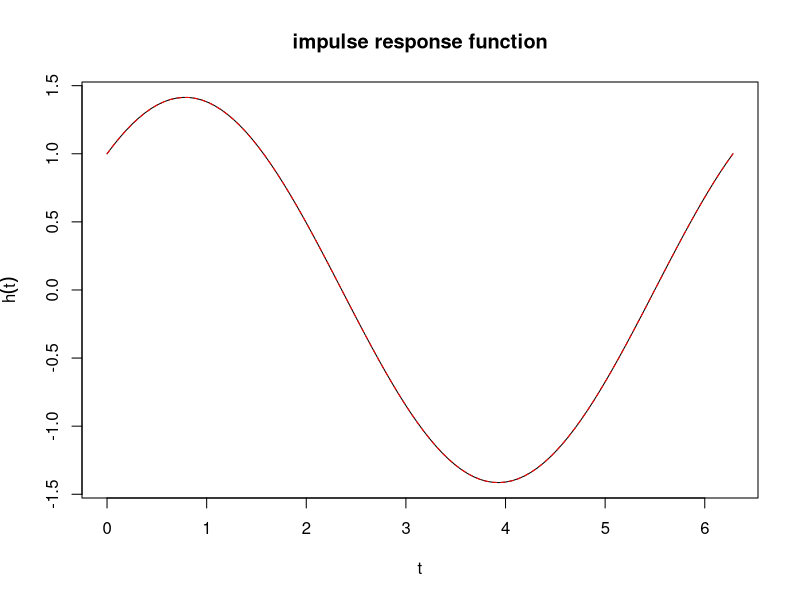

Source code (R): (Note: this script raises an error after producing the figure.)
## ---- chunk 1
library(expm)
library(knitr)
library(parallel)
fig.dim <- 5
knitr::opts_chunk$set(fig.height=fig.dim,fig.width=2*fig.dim,fig.align='center')
## ---- chunk 2
A0 <- matrix(c(0,-1,1,0), nrow=2)
B <- matrix(c(1,1), ncol=1)
C <- matrix(c(1,0), nrow=1)
V <- function (tau) { matrix(c(1,tau,0,1-tau), nrow=2) }
Vinv <- function (tau) { matrix(c(1,-tau/(1-tau),0,1/(1-tau)), nrow=2) }
At <- function (tau) { V(tau) %*% A0 %*% Vinv(tau) }
A_fn <- function (tau) { 
    matrix(c(-tau/(1-tau), -(tau^2+(1-tau)^2)/(1-tau), 
             1/(1-tau), tau/(1-tau)), nrow=2) 
}
h <- function (t,tau=0,A=A_fn(tau)) { sapply(t, function (tt) C %*% expm(tt*A) %*% B) }
## ---- chunk 3
tt <- seq(0,2*pi, length.out=100)
plot(tt, sapply(tt, h), type='l',
     xlab='t', ylab=expression(h(t)), main='impulse response function')
lines(tt, sin(tt)+cos(tt), col='red', lty=2)
## ---- chunk 4
D <- function (A, upper=100, ...) {
    f <- function (t) {
        exp(-t/(4*pi)) * ( h(t,A=A) - cos(t) - sin(t) )^2
    }
    integrate(f, lower=0, upper=upper, ...)$value
}
## ---- chunk 5
D(A(2))
## ---- chunk 6
F1 <- function (tau1,tau2) { (A_fn(tau1)+A_fn(tau2))/2 }

gamete <- function (X,Y,rows) { 
    out <- X
    out[rows,] <- Y[rows,]
    return(out)
}

F2 <- function (tau1, tau2, rows1, rows2) {
    (gamete(A_fn(tau1), A_fn(tau2), rows1) + gamete(A_fn(tau1), A_fn(tau2), rows2))/2
}

random_F2 <- function (tau1, tau2) {
    rows1 <- (rbinom(2,size=1,prob=1/2)>0)
    rows2 <- (rbinom(2,size=1,prob=1/2)>0)

    F2(tau1, tau2, rows1, rows2)
}

all_F2s <- function (tau1, tau2) {
    all_rows <- as.matrix(do.call( expand.grid, list(c(TRUE,FALSE))[rep(1,4)] ))
    lapply(1:nrow(all_rows), function (k) {
                x <- all_rows[k,]
                F2(tau1, tau2, x[1:2], x[3:4])
            })
}

## ---- chunk 7
dtau <- .01
tt <- seq(0,6*2*pi, length.out=500)
hh <- sapply( list(A_fn(2), A_fn(2+dtau), F1(2, 2+dtau)), function (A) { sapply(tt, h, A=A) } )
matplot(tt, hh, type='l', main=sprintf("Parental phenotypes and F1s at dtau=%s", dtau), lty=c(1,1,2), col=1:3, xlab="time", ylab="phenotype")
legend("topright", lty=c(1,1,2), col=1:3,
        legend=c(expression(tau==2), expression(tau==2+dtau), "F1"))
# now the F2s
hh <- sapply( all_F2s(2, 2+dtau), function (A) { sapply(tt, h, A=A) } )
matplot(tt, hh, type='l', main="F2s", xlab="time", ylab="phenotype")
## ---- chunk 8
dtau <- .1
tt <- seq(0,6*2*pi, length.out=500)
hh <- sapply( list(A_fn(2), A_fn(2+dtau), F1(2, 2+dtau)), function (A) { sapply(tt, h, A=A) } )
matplot(tt, hh, type='l', main=sprintf("Parental phenotypes and F1s at dtau=%s", dtau), lty=c(1,1,2), col=1:3, xlab="time", ylab="phenotype")
legend("topright", lty=c(1,1,2), col=1:3,
        legend=c(expression(tau==2), expression(tau==2+dtau), "F1"))
# now the F2s
hh <- sapply( all_F2s(2, 2+dtau), function (A) { sapply(tt, h, A=A) } )
matplot(tt, hh, type='l', main="F2s", xlab="time", ylab="phenotype")
## ---- chunk 9
sort(round(sapply(all_F2s(2, 2+dtau), function (x) D(A=x, upper=100, subdivisions=500)),2))
## ---- chunk 10

dvec <- seq(0, .02, length.out=20)
D_F1 <- sapply(dvec, function (dtau) {
            D(A=F1(tau1=2, tau2=2+dtau))
        } )

D_F2 <- do.call(cbind, mclapply(dvec, function (dtau) {
            F2s <- all_F2s(2, 2+dtau)
            sapply(F2s, D, upper=100)
        }, mc.cores=detectCores() ) )
## ---- chunk 11
layout(t(1:2))
plot( dvec, D_F1, type='l', xlab="d tau", ylab="phenotype distance (D)", main="distance of F1s")
plot( dvec, D_F1^(1/4), type='l', main="one-fourth power", xlab="d tau", ylab="D^(1/4)")

plot( dvec, D_F1, type='l', ylim=range(D_F2, D_F1),
        xlab="dtau", ylab='phenotype distance (D)',
        main="all hybrids")
lines(dvec, colMeans(D_F2), lty=2)
matlines(dvec, t(D_F2), lty=3)
legend("topleft", lty=c(1,2,3), legend=c("F1", "mean F2", "F2s"))

plot( dvec, sqrt(D_F1), type='l', ylim=sqrt(range(D_F2, D_F1)),
        xlab="dtau", ylab='phenotype distance (D)',
        main="sqrt distance")
lines(dvec, sqrt(colMeans(D_F2)), lty=2)
matlines(dvec, sqrt(t(D_F2)), lty=3)
